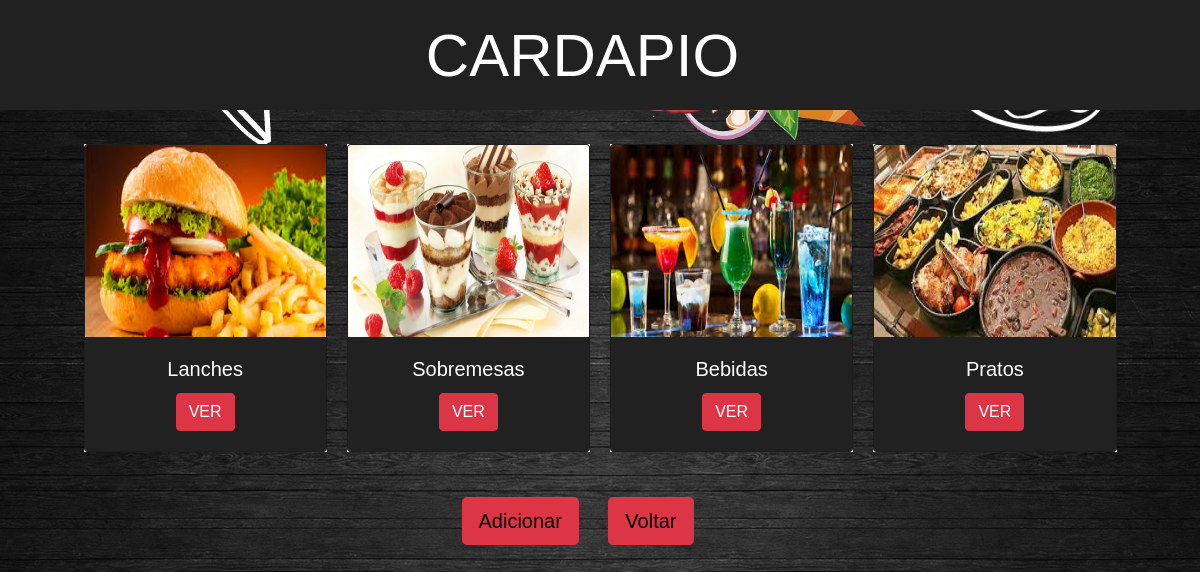
/Web/ProjetoTCC/index.php/Welcome/telaCardapio, run on the app's committed database.
### tables this page shows
create table Cardapio(
cod_Cardapio int(100) unsigned not null auto_increment primary key,
categoria_Cardapio VARCHAR(100) NOT NULL,
foto_Cardapio VARCHAR(100)
);

### Web/ProjetoTCC/application/controllers/Welcome.php (called while the page is built, shortened)
<?php
class Welcome extends CI_Controller {
	public function telaCardapio()
	{
		$this->load->model("BuscarCardapio");
        $lista = $this->BuscarCardapio->buscarTodos();
        $dados = array("cardapio" => $lista);
		$this->load->view('TelaCardapio', $dados);
	}
}

### Web/ProjetoTCC/index.php (called while the page is built, shortened)
<?php
require_once BASEPATH.'core/CodeIgniter.php';

### Web/ProjetoTCC/application/models/BuscarCardapio.php (called while the page is built, shortened)
<?php
class BuscarCardapio extends CI_Model {
    public function buscarTodos(){
        return $this->db->get("cardapio")->result_array();
    }
}

### Web/ProjetoTCC/application/views/TelaCardapio.php (the view, shortened to what this page needs)
<!DOCTYPE html>
<html lang="pt-br">
<head>
    <link href="<?php echo base_url('assets/css/bootstrap.css'); ?>" rel="stylesheet">
    <link href="<?php echo base_url('assets/css/cardapio.css'); ?>" rel="stylesheet">
</head>
<body>
    <div class="text-center my-auto cor">
        <h1 class="estilo">CARDAPIO</h1>
    </div>
    <div class="container-fluid mt-4">
        <div class="wrapper">
            <div class="cards_wrap">
            <?php foreach ($cardapio as $cardapios) : ?>
                <form class="card_item" action="<?php echo base_url("index.php/Welcome/itensCardapio")?>" method="post">
                <div class="card_inner">
                    <div class="card mb-2 shadow-sm" style="background: #212121;">
                        <img class="card-img-top imagens2" src="<?php echo base_url("assets/img/cardapio/" . $cardapios['foto_Cardapio']) ?>" alt="Card image cap">
                        <div class="card-body text-center">
                            <h5 class="card-title" style="color: white;"><?php echo $cardapios['categoria_Cardapio'] ?></h5>
                            <button class="btn btn-danger" type="submit">VER</button>
                        </div>
                    </div>
                </div>
                </form>
            <?php endforeach ?>
            </div>
        </div>
    </div>
    <div class="text-center mt-5">
        <ul>
            <li><a class="btn btn-lg btn-danger" href="<?php echo base_url('index.php/Welcome/telaCadastroCardapio'); ?>" style="position: relative; right: 35px;">Adicionar</a></li>
            <li><a class="btn btn-lg btn-danger" href="<?php echo base_url('index.php/Welcome/telaADM'); ?>" style="position: relative; right: 10px;">Voltar</a></li>
        </ul>
    </div>
</body>
</html>

### Web/ProjetoTCC/assets/css/cardapio.css (style rules this page uses)
* { margin: 0; padding: 0; box-sizing: border-box; font-family: "Nunito", sans-serif; }
a { text-decoration: none; color: black; }
a:link { text-decoration: none; color: black; }
body { background-image: url("../img/food2.jpg"); background-repeat: no-repeat; background-size: cover; background-position: center; background-attachment: fixed; }
img { display: block; width: 100%; height: 100%; }
.wrapper { width: 90%; margin: 20px auto; }
.cards_wrap { display: flex; flex-wrap: wrap; }
.cards_wrap .card_item { width: 25%; padding: 10px; }
.cards_wrap .card_inner { background: #fff; }
.cor { background: #212121; height: 110px; padding-top: 10px; width: 100%; }
.estilo { color: #fff; font-family: 'Franklin Gothic Medium', 'Arial Narrow', Arial, sans-serif; font-size: 60px; margin-right: 35px; margin-top: 10px; }
ul li { display: inline-block; margin-top: -20px; }
ul li a { margin-top: -20px; }
.imagens2 { height: 12em; width : 100%; background-size: cover; overflow: hidden; }

### data on the page
cardapio: foto_Cardapio (picture), categoria_Cardapio "Lanches"
cardapio: foto_Cardapio (picture), categoria_Cardapio "Sobremesas"
cardapio: foto_Cardapio (picture), categoria_Cardapio "Bebidas"
cardapio: foto_Cardapio (picture), categoria_Cardapio "Pratos"
